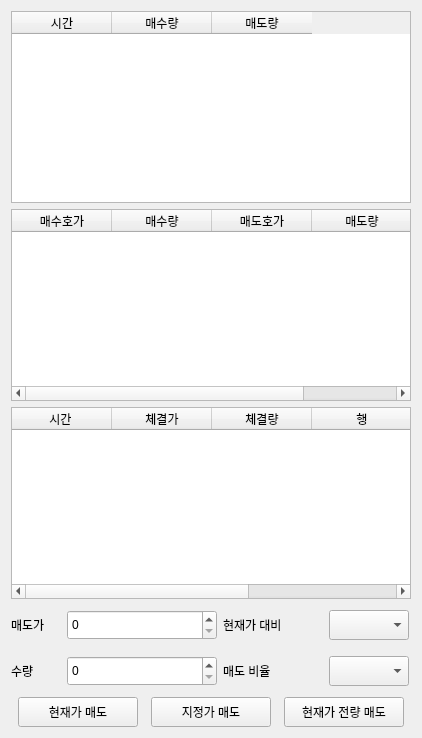
     <widget class="QWidget" name="tabWidgetPage2">
      <attribute name="title">
       <string>주문</string>
      </attribute>
      <layout class="QVBoxLayout" name="verticalLayout">
       <item>
        <layout class="QHBoxLayout" name="horizontalLayout_11"/>
       </item>
       <item>
        <widget class="QTableWidget" name="tableWidget_asksum">
         <column>
          <property name="text">
           <string>시간</string>
          </property>
          <property name="textAlignment">
           <set>AlignCenter</set>
          </property>
         </column>
         <column>
          <property name="text">
           <string>매수량</string>
          </property>
          <property name="textAlignment">
           <set>AlignCenter</set>
          </property>
         </column>
         <column>
          <property name="text">
           <string>매도량</string>
          </property>
          <property name="textAlignment">
           <set>AlignCenter</set>
          </property>
         </column>
        </widget>
       </item>
       <item>
        <widget class="QTableWidget" name="tableWidget_ask">
         <property name="minimumSize">
          <size>
           <width>400</width>
           <height>0</height>
          </size>
         </property>
         <property name="maximumSize">
          <size>
           <width>16777215</width>
           <height>16777215</height>
          </size>
         </property>
         <attribute name="verticalHeaderVisible">
          <bool>false</bool>
         </attribute>
         <column>
          <property name="text">
           <string>매수호가</string>
          </property>
          <property name="textAlignment">
           <set>AlignCenter</set>
          </property>
         </column>
         <column>
          <property name="text">
           <string>매수량</string>
          </property>
          <property name="textAlignment">
           <set>AlignCenter</set>
          </property>
         </column>
         <column>
          <property name="text">
           <string>매도호가</string>
          </property>
          <property name="textAlignment">
           <set>AlignCenter</set>
          </property>
         </column>
         <column>
          <property name="text">
           <string>매도량</string>
          </property>
          <property name="textAlignment">
           <set>AlignCenter</set>
          </property>
         </column>
        </widget>
       </item>
       <item>
        <widget class="QTableWidget" name="tableWidget_trade">
         <column>
          <property name="text">
           <string>시간 </string>
          </property>
          <property name="textAlignment">
           <set>AlignCenter</set>
          </property>
         </column>
         <column>
          <property name="text">
           <string>체결가</string>
          </property>
          <property name="textAlignment">
           <set>AlignCenter</set>
          </property>
         </column>
         <column>
          <property name="text">
           <string>체결량</string>
          </property>
          <property name="textAlignment">
           <set>AlignCenter</set>
          </property>
         </column>
         <column>
          <property name="text">
           <string>행</string>
          </property>
          <property name="textAlignment">
           <set>AlignCenter</set>
          </property>
         </column>
         <column>
          <property name="text">
           <string>등락율</string>
          </property>
          <property name="textAlignment">
           <set>AlignCenter</set>
          </property>
         </column>
        </widget>
       </item>
       <item>
        <layout class="QHBoxLayout" name="horizontalLayout">
         <item>
          <widget class="QLabel" name="label_2">
           <property name="minimumSize">
            <size>
             <width>50</width>
             <height>40</height>
            </size>
           </property>
           <property name="maximumSize">
            <size>
             <width>40</width>
             <height>40</height>
            </size>
           </property>
           <property name="text">
            <string>매도가</string>
           </property>
          </widget>
         </item>
         <item>
          <widget class="QSpinBox" name="spinBox_orice">
           <property name="minimumSize">
            <size>
             <width>100</width>
             <height>30</height>
            </size>
           </property>
           <property name="maximumSize">
            <size>
             <width>150</width>
             <height>30</height>
            </size>
           </property>
          </widget>
         </item>
         <item>
          <widget class="QLabel" name="label_5">
           <property name="minimumSize">
            <size>
             <width>40</width>
             <height>40</height>
            </size>
           </property>
           <property name="maximumSize">
            <size>
             <width>100</width>
             <height>40</height>
            </size>
           </property>
           <property name="text">
            <string>현재가 대비</string>
           </property>
          </widget>
         </item>
         <item>
          <widget class="QComboBox" name="comboBox_pratio">
           <property name="minimumSize">
            <size>
             <width>50</width>
             <height>30</height>
            </size>
           </property>
           <property name="maximumSize">
            <size>
             <width>80</width>
             <height>30</height>
            </size>
           </property>
          </widget>
         </item>
        </layout>
       </item>
       <item>
        <layout class="QHBoxLayout" name="horizontalLayout_2">
         <item>
          <widget class="QLabel" name="label_amount">
           <property name="minimumSize">
            <size>
             <width>50</width>
             <height>40</height>
            </size>
           </property>
           <property name="maximumSize">
            <size>
             <width>40</width>
             <height>40</height>
            </size>
           </property>
           <property name="text">
            <string>수량</string>
           </property>
          </widget>
         </item>
         <item>
          <widget class="QSpinBox" name="spinBox_2">
           <property name="minimumSize">
            <size>
             <width>100</width>
             <height>30</height>
            </size>
           </property>
           <property name="maximumSize">
            <size>
             <width>150</width>
             <height>30</height>
            </size>
           </property>
          </widget>
         </item>
         <item>
          <widget class="QLabel" name="label_aratio">
           <property name="minimumSize">
            <size>
             <width>40</width>
             <height>40</height>
            </size>
           </property>
           <property name="maximumSize">
            <size>
             <width>100</width>
             <height>40</height>
            </size>
           </property>
           <property name="text">
            <string>매도 비율</string>
           </property>
          </widget>
         </item>
         <item>
          <widget class="QComboBox" name="comboBox_aratio">
           <property name="minimumSize">
            <size>
             <width>50</width>
             <height>30</height>
            </size>
           </property>
           <property name="maximumSize">
            <size>
             <width>80</width>
             <height>30</height>
            </size>
           </property>
          </widget>
         </item>
        </layout>
       </item>
       <item>
        <layout class="QHBoxLayout" name="horizontalLayout_3">
         <item>
          <widget class="QPushButton" name="pushButton_sellcur">
           <property name="minimumSize">
            <size>
             <width>120</width>
             <height>30</height>
            </size>
           </property>
           <property name="maximumSize">
            <size>
             <width>120</width>
             <height>30</height>
            </size>
           </property>
           <property name="text">
            <string>현재가 매도</string>
           </property>
          </widget>
         </item>
         <item>
          <widget class="QPushButton" name="pushButton_selllimit">
           <property name="minimumSize">
            <size>
             <width>120</width>
             <height>30</height>
            </size>
           </property>
           <property name="maximumSize">
            <size>
             <width>120</width>
             <height>30</height>
            </size>
           </property>
           <property name="text">
            <string>지정가 매도</string>
           </property>
          </widget>
         </item>
         <item>
          <widget class="QPushButton" name="pushButton_sellall">
           <property name="minimumSize">
            <size>
             <width>120</width>
             <height>30</height>
            </size>
           </property>
           <property name="maximumSize">
            <size>
             <width>120</width>
             <height>30</height>
            </size>
           </property>
           <property name="text">
            <string>현재가 전량 매도</string>
           </property>
          </widget>
         </item>
        </layout>
       </item>
      </layout>
     </widget>
